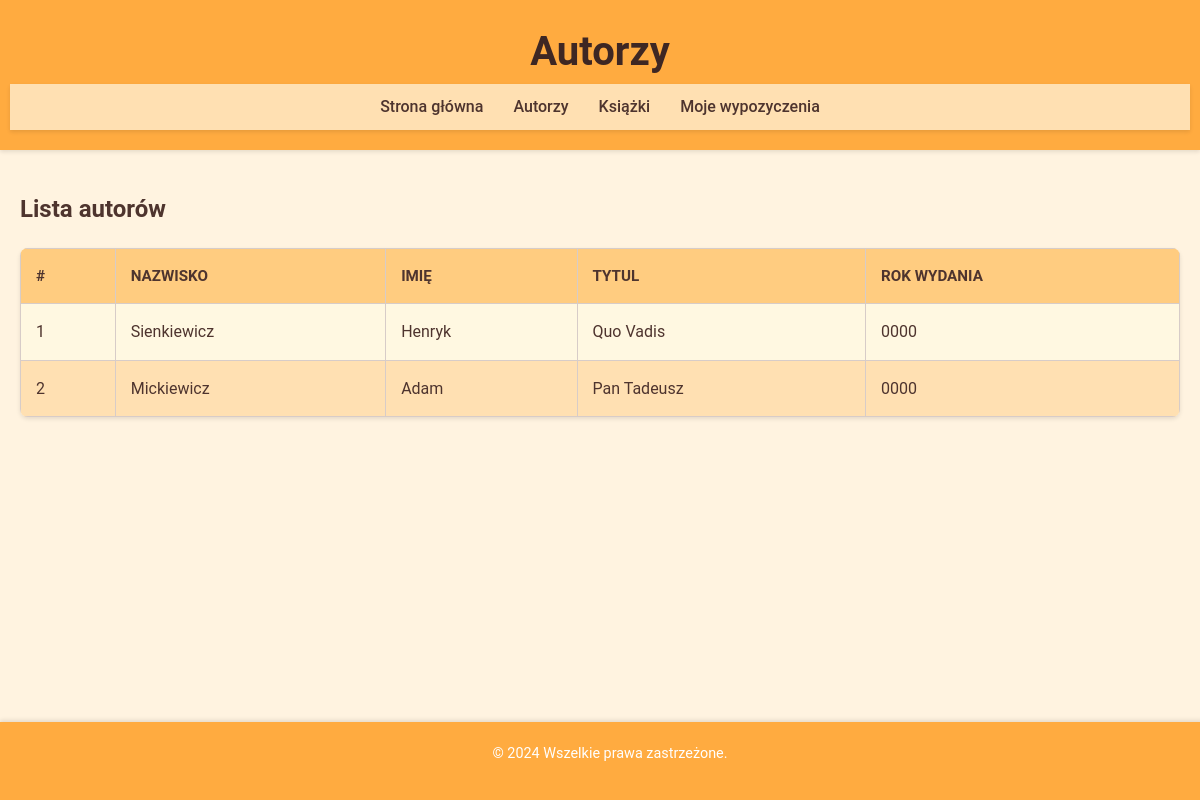
The app's page /User/autorzy.php with its own data.
### tables this page shows
CREATE TABLE ksiazka (
    id INT AUTO_INCREMENT PRIMARY KEY,
    tytul VARCHAR(200) NOT NULL,
    autor_id INT,
    wydawca_id INT,
    rok_wydania YEAR,
    tematyka_id INT,
    FOREIGN KEY (autor_id) REFERENCES autor(id),
    FOREIGN KEY (wydawca_id) REFERENCES wydawca(id),
    FOREIGN KEY (tematyka_id) REFERENCES tematyka(id)
);

CREATE TABLE autor (
    id INT AUTO_INCREMENT PRIMARY KEY,
    nazwisko VARCHAR(100) NOT NULL,
    imie VARCHAR(100) NOT NULL
);

### User/autorzy.php (the view, shortened to what this page needs)
<?php include '../Main/baza.php'; ?>
<!DOCTYPE html>
<html lang="pl">
<head>
    <link rel="stylesheet" href="../Main/style.css">
</head>
<body>
    <header>
        <h1>Autorzy</h1>
        <?php include 'navigation.php'; ?>
    </header>
    <main>
        <h2>Lista autorów</h2>
        <table>
            <thead>
                <tr>
                    <th>#</th>
                    <th>Nazwisko</th>
                    <th>Imię</th>
                    <th>Tytul</th>
                    <th>Rok wydania</th>
                </tr>
            </thead>
            <tbody>
                <?php
                $query = "
                    SELECT ksiazka.id, autor.nazwisko, autor.imie,
                    COALESCE(ksiazka.tytul, 'Brak książki') AS tytul,
                    COALESCE(CAST(ksiazka.rok_wydania AS CHAR), '-') AS rok_wydania
                    FROM autor
                    LEFT JOIN ksiazka ON autor.id = ksiazka.autor_id
                    ORDER BY ksiazka.id ASC
                ";
                $result = $conn->query($query);
                if ($result->num_rows > 0) {
                    while ($row = $result->fetch_assoc()) {
                        echo "<tr>
                                <td>" . htmlspecialchars($row['id']) . "</td>
                                <td>" . htmlspecialchars($row['nazwisko']) . "</td>
                                <td>" . htmlspecialchars($row['imie']) . "</td>
                                <td>" . ($row['tytul'] ? htmlspecialchars($row['tytul']) : "Brak książki") . "</td>
                                <td>" . ($row['rok_wydania'] ? htmlspecialchars($row['rok_wydania']) : "-") . "</td>
                            </tr>";
                    }
                } else {
                    echo "<tr><td colspan='5'>Немає записів</td></tr>";
                }
                ?>
            </tbody>
        </table>
    </main>
    <footer>
        <p>© 2024 Wszelkie prawa zastrzeżone.</p>
    </footer>
</body>
</html>

### Main/style.css (style rules this page uses)
body { font-family: 'Roboto', Arial, sans-serif; margin: 0; padding: 0; background-color: #fff3e0; color: #4e342e; line-height: 1.6; }
header { background-color: #ffab40; padding: 20px 10px; text-align: center; box-shadow: 0px 2px 4px rgba(0, 0, 0, 0.1); }
header h1 { margin: 0; font-size: 2.5rem; color: #3e2723; }
main { padding: 40px 20px; max-width: 1200px; margin: 0 auto; }
table { width: 100%; border-collapse: collapse; margin-top: 20px; box-shadow: 0px 2px 4px rgba(0, 0, 0, 0.1); overflow: hidden; border-radius: 8px; }
table th, table td { border: 1px solid #d7ccc8; padding: 15px; text-align: left; font-size: 1rem; color: #4e342e; }
table th { background-color: #ffcc80; text-transform: uppercase; font-size: 0.95rem; font-weight: bold; }
table tr:nth-child(odd) { background-color: #fff8e1; }
table tr:nth-child(even) { background-color: #ffe0b2; }
footer { background-color: #ffab40; text-align: center; padding: 20px 10px; position: fixed; bottom: 0; width: 100%; color: #fff; font-size: 0.9rem; box-shadow: 0px -2px 4px rgba(0, 0, 0, 0.1); }
h1, h2, h3, h4, p { margin: 0 0 15px 0; }

### records on screen
ksiazka: id "1", autor.nazwisko "Sienkiewicz", autor.imie "Henryk", tytul "Quo Vadis", rok_wydania "0000"
ksiazka: id "2", autor.nazwisko "Mickiewicz", autor.imie "Adam", tytul "Pan Tadeusz", rok_wydania "0000"
